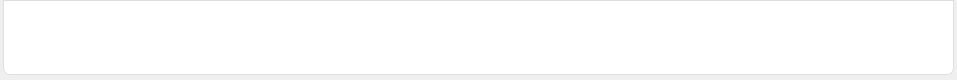
     <widget class="QWidget" name="widget_menu" native="true">
      <property name="minimumSize">
       <size>
        <width>0</width>
        <height>80</height>
       </size>
      </property>
      <property name="maximumSize">
       <size>
        <width>16777215</width>
        <height>80</height>
       </size>
      </property>
      <property name="styleSheet">
       <string notr="true">#widget_menu{
	background-color: rgba(217, 217, 217, 0.35);
	border-right: 1px solid rgba(217, 217, 217, 0.80);
	border-left: 1px solid rgba(217, 217, 217, 0.80);
	border-bottom: 1px solid rgba(217, 217, 217, 0.80);
    border-bottom-left-radius: 7px;
    border-bottom-right-radius: 7px;
    padding: 10px;
}</string>
      </property>
      <layout class="QGridLayout" name="gridLayout_7">
       <property name="leftMargin">
        <number>3</number>
       </property>
       <property name="topMargin">
        <number>0</number>
       </property>
       <property name="rightMargin">
        <number>3</number>
       </property>
       <property name="bottomMargin">
        <number>5</number>
       </property>
       <property name="spacing">
        <number>0</number>
       </property>
       <item row="0" column="0">
        <widget class="QFrame" name="frame_5">
         <property name="styleSheet">
          <string notr="true">#frame_5{
	border-right: 1px solid rgba(217, 217, 217, 0.80);
	border-left: 1px solid rgba(217, 217, 217, 0.80);
	border-top: 1px solid rgba(217, 217, 217, 0.80);
	border-bottom: 1px solid rgba(217, 217, 217, 0.80);
	background-color: rgb(255, 255, 255);
    border-bottom-left-radius: 7px;
    border-bottom-right-radius: 7px;
   
}


</string>
         </property>
         <property name="frameShape">
          <enum>QFrame::Shape::NoFrame</enum>
         </property>
         <property name="frameShadow">
          <enum>QFrame::Shadow::Plain</enum>
         </property>
         <layout class="QGridLayout" name="gridLayout_9">
          <property name="leftMargin">
           <number>0</number>
          </property>
          <property name="topMargin">
           <number>0</number>
          </property>
          <property name="bottomMargin">
           <number>0</number>
          </property>
          <property name="spacing">
           <number>0</number>
          </property>
          <item row="0" column="0" alignment="Qt::AlignmentFlag::AlignLeft">
           <widget class="QFrame" name="frame_11">
            <property name="minimumSize">
             <size>
              <width>300</width>
              <height>0</height>
             </size>
            </property>
            <property name="maximumSize">
             <size>
              <width>350</width>
              <height>16777215</height>
             </size>
            </property>
            <property name="styleSheet">
             <string notr="true"/>
            </property>
            <property name="frameShape">
             <enum>QFrame::Shape::NoFrame</enum>
            </property>
            <property name="frameShadow">
             <enum>QFrame::Shadow::Raised</enum>
            </property>
            <layout class="QGridLayout" name="gridLayout_14">
             <item row="0" column="2">
              <widget class="QPushButton" name="pushButton_2">
               <property name="minimumSize">
                <size>
                 <width>250</width>
                 <height>0</height>
                </size>
               </property>
               <property name="maximumSize">
                <size>
                 <width>250</width>
                 <height>16777215</height>
                </size>
               </property>
               <property name="styleSheet">
                <string notr="true">border:none;</string>
               </property>
               <property name="text">
                <string/>
               </property>
               <property name="icon">
                <iconset resource="icons.qrc">
                 <normaloff>:/icons/img/logo_smartMigrate.png</normaloff>:/icons/img/logo_smartMigrate.png</iconset>
               </property>
               <property name="iconSize">
                <size>
                 <width>200</width>
                 <height>100</height>
                </size>
               </property>
              </widget>
             </item>
            </layout>
           </widget>
          </item>
          <item row="0" column="1">
           <widget class="QFrame" name="frame_butons_menu">
            <property name="styleSheet">
             <string notr="true"/>
            </property>
            <property name="frameShape">
             <enum>QFrame::Shape::NoFrame</enum>
            </property>
            <property name="frameShadow">
             <enum>QFrame::Shadow::Raised</enum>
            </property>
            <layout class="QHBoxLayout" name="horizontalLayout_2">
             <property name="spacing">
              <number>0</number>
             </property>
             <property name="leftMargin">
              <number>0</number>
             </property>
             <property name="topMargin">
              <number>0</number>
             </property>
             <property name="rightMargin">
              <number>0</number>
             </property>
             <property name="bottomMargin">
              <number>0</number>
             </property>
             <item alignment="Qt::AlignmentFlag::AlignLeft">
              <widget class="QFrame" name="frame_8">
               <property name="minimumSize">
                <size>
                 <width>600</width>
                 <height>60</height>
                </size>
               </property>
               <property name="maximumSize">
                <size>
                 <width>600</width>
                 <height>60</height>
                </size>
               </property>
               <property name="styleSheet">
                <string notr="true">QPushButton{
border:none;
}

QPushButton:hover{
	background-color: rgb(195, 205, 255);
    border-top-left-radius: 10px;
    border-top-right-radius: 10px;
    border-bottom-left-radius: 10px;
    border-bottom-right-radius: 10px;

}


</string>
               </property>
               <property name="frameShape">
                <enum>QFrame::Shape::NoFrame</enum>
               </property>
               <property name="frameShadow">
                <enum>QFrame::Shadow::Raised</enum>
               </property>
               <widget class="QPushButton" name="bt_buscar_csv">
                <property name="geometry">
                 <rect>
                  <x>0</x>
                  <y>9</y>
                  <width>80</width>
                  <height>50</height>
                 </rect>
                </property>
                <property name="minimumSize">
                 <size>
                  <width>80</width>
                  <height>50</height>
                 </size>
                </property>
                <property name="maximumSize">
                 <size>
                  <width>80</width>
                  <height>50</height>
                 </size>
                </property>
                <property name="cursor">
                 <cursorShape>PointingHandCursor</cursorShape>
                </property>
                <property name="toolTip">
                 <string>&lt;html&gt;&lt;head/&gt;&lt;body&gt;&lt;p&gt;&lt;span style=&quot; font-size:8pt; color:#4b3ff1;&quot;&gt;Arquivo&lt;/span&gt;&lt;/p&gt;&lt;/body&gt;&lt;/html&gt;</string>
                </property>
                <property name="toolTipDuration">
                 <number>0</number>
                </property>
                <property name="text">
                 <string/>
                </property>
                <property name="icon">
                 <iconset resource="icons.qrc">
                  <normaloff>:/icons/img/folder.png</normaloff>:/icons/img/folder.png</iconset>
                </property>
                <property name="iconSize">
                 <size>
                  <width>40</width>
                  <height>40</height>
                 </size>
                </property>
               </widget>
               <widget class="QPushButton" name="bt_conexoes_banco_dados">
                <property name="geometry">
                 <rect>
                  <x>100</x>
                  <y>9</y>
                  <width>80</width>
                  <height>50</height>
                 </rect>
                </property>
                <property name="minimumSize">
                 <size>
                  <width>80</width>
                  <height>50</height>
                 </size>
                </property>
                <property name="maximumSize">
                 <size>
                  <width>50</width>
                  <height>60</height>
                 </size>
                </property>
                <property name="cursor">
                 <cursorShape>PointingHandCursor</cursorShape>
                </property>
                <property name="toolTip">
                 <string>&lt;html&gt;&lt;head/&gt;&lt;body&gt;&lt;p&gt;&lt;span style=&quot; font-size:8pt; color:#4b3ff1;&quot;&gt;Data Bases&lt;/span&gt;&lt;/p&gt;&lt;/body&gt;&lt;/html&gt;</string>
                </property>
                <property name="toolTipDuration">
                 <number>0</number>
                </property>
                <property name="text">
                 <string/>
                </property>
                <property name="icon">
                 <iconset resource="icons.qrc">
                  <normaloff>:/icons/img/data_bases.png</normaloff>:/icons/img/data_bases.png</iconset>
                </property>
                <property name="iconSize">
                 <size>
                  <width>40</width>
                  <height>40</height>
                 </size>
                </property>
               </widget>
               <widget class="QPushButton" name="bt_pesquisar_dados">
                <property name="geometry">
                 <rect>
                  <x>200</x>
                  <y>9</y>
                  <width>80</width>
                  <height>50</height>
                 </rect>
                </property>
                <property name="minimumSize">
                 <size>
                  <width>80</width>
                  <height>50</height>
                 </size>
                </property>
                <property name="maximumSize">
                 <size>
                  <width>80</width>
                  <height>50</height>
                 </size>
                </property>
                <property name="cursor">
                 <cursorShape>PointingHandCursor</cursorShape>
                </property>
                <property name="toolTip">
                 <string>&lt;html&gt;&lt;head/&gt;&lt;body&gt;&lt;p&gt;&lt;span style=&quot; font-size:8pt; color:#4b3ff1;&quot;&gt;Filtros de pesquisas&lt;/span&gt;&lt;/p&gt;&lt;/body&gt;&lt;/html&gt;</string>
                </property>
                <property name="text">
                 <string/>
                </property>
                <property name="icon">
                 <iconset resource="icons.qrc">
                  <normaloff>:/icons/img/search-data.png</normaloff>:/icons/img/search-data.png</iconset>
                </property>
                <property name="iconSize">
                 <size>
                  <width>40</width>
                  <height>40</height>
                 </size>
                </property>
               </widget>
               <widget class="QPushButton" name="bt_processamento_dados">
                <property name="geometry">
                 <rect>
                  <x>300</x>
                  <y>9</y>
                  <width>80</width>
                  <height>50</height>
                 </rect>
                </property>
                <property name="minimumSize">
                 <size>
                  <width>80</width>
                  <height>50</height>
                 </size>
                </property>
                <property name="maximumSize">
                 <size>
                  <width>80</width>
                  <height>50</height>
                 </size>
                </property>
                <property name="cursor">
                 <cursorShape>PointingHandCursor</cursorShape>
                </property>
                <property name="toolTip">
                 <string>&lt;html&gt;&lt;head/&gt;&lt;body&gt;&lt;p&gt;&lt;span style=&quot; font-size:8pt; color:#4b3ff1;&quot;&gt;Alterações&lt;/span&gt;&lt;/p&gt;&lt;/body&gt;&lt;/html&gt;</string>
                </property>
                <property name="toolTipDuration">
                 <number>0</number>
                </property>
                <property name="text">
                 <string/>
                </property>
                <property name="icon">
                 <iconset resource="icons.qrc">
                  <normaloff>:/icons/img/data-processing.png</normaloff>:/icons/img/data-processing.png</iconset>
                </property>
                <property name="iconSize">
                 <size>
                  <width>40</width>
                  <height>40</height>
                 </size>
                </property>
               </widget>
              </widget>
             </item>
             <item>
              <spacer name="horizontalSpacer">
               <property name="orientation">
                <enum>Qt::Orientation::Horizontal</enum>
               </property>
               <property name="sizeHint" stdset="0">
                <size>
                 <width>40</width>
                 <height>20</height>
                </size>
               </property>
              </spacer>
             </item>
            </layout>
           </widget>
          </item>
         </layout>
        </widget>
       </item>
      </layout>
     </widget>
